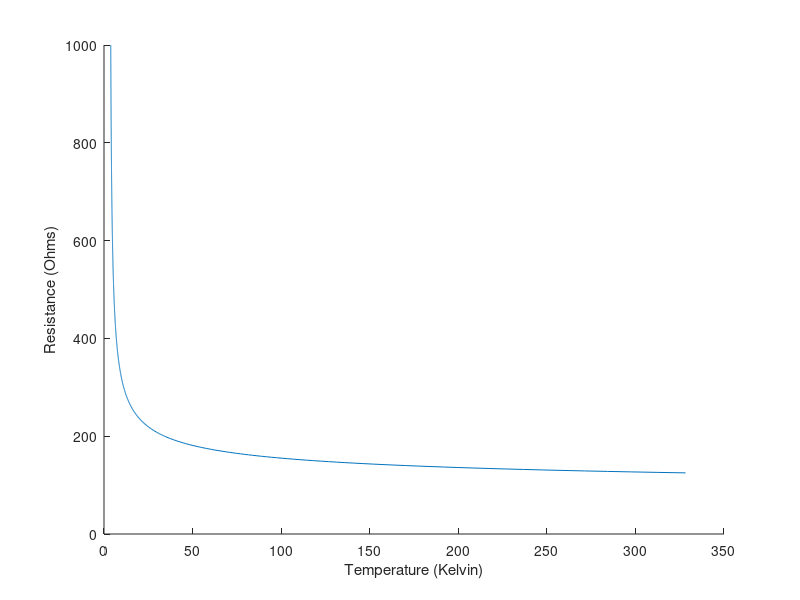

Here is the MATLAB script that generated this plot:
num = [ 3.80211782       1000.00000    
   3.80323076       999.000000    
   3.80434656       998.000000    
   3.80546570       997.000000    
   3.80658770       996.000000    
   3.80771303       995.000000    
   3.80884147       994.000000    
   3.80997300       993.000000    
   3.81110764       992.000000    
   3.81224585       991.000000    
   3.81338692       990.000000    
   3.81453109       989.000000    
   3.81567860       988.000000    
   3.81682968       987.000000    
   3.81798339       986.000000    
   3.81914091       985.000000    
   3.82030153       984.000000    
   3.82146525       983.000000    
   3.82263255       982.000000    
   3.82380295       981.000000    
   3.82497692       980.000000    
   3.82615423       979.000000    
   3.82733464       978.000000    
   3.82851863       977.000000    
   3.82970572       976.000000    
   3.83089662       975.000000    
   3.83209085       974.000000    
   3.83328819       973.000000    
   3.83448935       972.000000    
   3.83569384       971.000000    
   3.83690166       970.000000    
   3.83811331       969.000000    
   3.83932829       968.000000    
   3.84054661       967.000000    
   3.84176874       966.000000    
   3.84299421       965.000000    
   3.84422350       964.000000    
   3.84545612       963.000000    
   3.84669256       962.000000    
   3.84793234       961.000000    
   3.84917593       960.000000    
   3.85042334       959.000000    
   3.85167408       958.000000    
   3.85292864       957.000000    
   3.85418677       956.000000    
   3.85544872       955.000000    
   3.85671425       954.000000    
   3.85798359       953.000000    
   3.85925674       952.000000    
   3.86053371       951.000000    
   3.86181450       950.000000    
   3.86309886       949.000000    
   3.86438704       948.000000    
   3.86567926       947.000000    
   3.86697531       946.000000    
   3.86827517       945.000000    
   3.86957884       944.000000    
   3.87088656       943.000000    
   3.87219810       942.000000    
   3.87351370       941.000000    
   3.87483311       940.000000    
   3.87615657       939.000000    
   3.87748384       938.000000    
   3.87881541       937.000000    
   3.88015079       936.000000    
   3.88149023       935.000000    
   3.88283396       934.000000    
   3.88418150       933.000000    
   3.88553309       932.000000    
   3.88688898       931.000000    
   3.88824892       930.000000    
   3.88961315       929.000000    
   3.89098120       928.000000    
   3.89235377       927.000000    
   3.89373040       926.000000    
   3.89511132       925.000000    
   3.89649653       924.000000    
   3.89788580       923.000000    
   3.89927959       922.000000    
   3.90067768       921.000000    
   3.90207982       920.000000    
   3.90348649       919.000000    
   3.90489745       918.000000    
   3.90631294       917.000000    
   3.90773273       916.000000    
   3.90915680       915.000000    
   3.91058540       914.000000    
   3.91201878       913.000000    
   3.91345620       912.000000    
   3.91489840       911.000000    
   3.91634464       910.000000    
   3.91779590       909.000000    
   3.91925144       908.000000    
   3.92071199       907.000000    
   3.92217684       906.000000    
   3.92364645       905.000000    
   3.92512035       904.000000    
   3.92659926       903.000000    
   3.92808294       902.000000    
   3.92957091       901.000000    
   3.93106413       900.000000    
   3.93256164       899.000000    
   3.93406415       898.000000    
   3.93557143       897.000000    
   3.93708348       896.000000    
   3.93860054       895.000000    
   3.94012213       894.000000    
   3.94164896       893.000000    
   3.94318056       892.000000    
   3.94471717       891.000000    
   3.94625854       890.000000    
   3.94780493       889.000000    
   3.94935656       888.000000    
   3.95091319       887.000000    
   3.95247459       886.000000    
   3.95404148       885.000000    
   3.95561314       884.000000    
   3.95719004       883.000000    
   3.95877194       882.000000    
   3.96035910       881.000000    
   3.96195149       880.000000    
   3.96354914       879.000000    
   3.96515179       878.000000    
   3.96676016       877.000000    
   3.96837330       876.000000    
   3.96999216       875.000000    
   3.97161627       874.000000    
   3.97324562       873.000000    
   3.97488070       872.000000    
   3.97652078       871.000000    
   3.97816658       870.000000    
   3.97981787       869.000000    
   3.98147440       868.000000    
   3.98313665       867.000000    
   3.98480463       866.000000    
   3.98647785       865.000000    
   3.98815703       864.000000    
   3.98984146       863.000000    
   3.99153185       862.000000    
   3.99322796       861.000000    
   3.99492979       860.000000    
   3.99663734       859.000000    
   3.99835062       858.000000    
   4.00006962       857.000000    
   4.00179434       856.000000    
   4.00352526       855.000000    
   4.00526190       854.000000    
   4.00700474       853.000000    
   4.00875282       852.000000    
   4.01050758       851.000000    
   4.01226807       850.000000    
   4.01403475       849.000000    
   4.01580715       848.000000    
   4.01758575       847.000000    
   4.01937103       846.000000    
   4.02116203       845.000000    
   4.02295923       844.000000    
   4.02476263       843.000000    
   4.02657223       842.000000    
   4.02838802       841.000000    
   4.03021049       840.000000    
   4.03203964       839.000000    
   4.03387451       838.000000    
   4.03571606       837.000000    
   4.03756380       836.000000    
   4.03941822       835.000000    
   4.04127884       834.000000    
   4.04314661       833.000000    
   4.04502058       832.000000    
   4.04690123       831.000000    
   4.04878855       830.000000    
   4.05068254       829.000000    
   4.05258322       828.000000    
   4.05449104       827.000000    
   4.05640507       826.000000    
   4.05832624       825.000000    
   4.06025410       824.000000    
   4.06218910       823.000000    
   4.06413078       822.000000    
   4.06607962       821.000000    
   4.06803513       820.000000    
   4.06999779       819.000000    
   4.07196760       818.000000    
   4.07394505       817.000000    
   4.07592869       816.000000    
   4.07791996       815.000000    
   4.07991886       814.000000    
   4.08192444       813.000000    
   4.08393764       812.000000    
   4.08595800       811.000000    
   4.08798552       810.000000    
   4.09002113       809.000000    
   4.09206343       808.000000    
   4.09411335       807.000000    
   4.09617138       806.000000    
   4.09823656       805.000000    
   4.10030937       804.000000    
   4.10238981       803.000000    
   4.10447788       802.000000    
   4.10657406       801.000000    
   4.10867786       800.000000    
   4.11078930       799.000000    
   4.11290884       798.000000    
   4.11503601       797.000000    
   4.11717129       796.000000    
   4.11931515       795.000000    
   4.12146616       794.000000    
   4.12362576       793.000000    
   4.12579298       792.000000    
   4.12796879       791.000000    
   4.13015270       790.000000    
   4.13234520       789.000000    
   4.13454533       788.000000    
   4.13675404       787.000000    
   4.13897133       786.000000    
   4.14119720       785.000000    
   4.14343119       784.000000    
   4.14567375       783.000000    
   4.14792490       782.000000    
   4.15018463       781.000000    
   4.15245342       780.000000    
   4.15473080       779.000000    
   4.15701675       778.000000    
   4.15931177       777.000000    
   4.16161537       776.000000    
   4.16392803       775.000000    
   4.16624975       774.000000    
   4.16858006       773.000000    
   4.17092037       772.000000    
   4.17326880       771.000000    
   4.17562675       770.000000    
   4.17799425       769.000000    
   4.18037081       768.000000    
   4.18275642       767.000000    
   4.18515205       766.000000    
   4.18755627       765.000000    
   4.18997049       764.000000    
   4.19239426       763.000000    
   4.19482803       762.000000    
   4.19727039       761.000000    
   4.19972324       760.000000    
   4.20218563       759.000000    
   4.20465803       758.000000    
   4.20713997       757.000000    
   4.20963240       756.000000    
   4.21213436       755.000000    
   4.21464634       754.000000    
   4.21716881       753.000000    
   4.21970081       752.000000    
   4.22224331       751.000000    
   4.22479677       750.000000    
   4.22735977       749.000000    
   4.22993374       748.000000    
   4.23251772       747.000000    
   4.23511219       746.000000    
   4.23771763       745.000000    
   4.24033356       744.000000    
   4.24295998       743.000000    
   4.24559736       742.000000    
   4.24824572       741.000000    
   4.25090504       740.000000    
   4.25357485       739.000000    
   4.25625610       738.000000    
   4.25894833       737.000000    
   4.26165199       736.000000    
   4.26436663       735.000000    
   4.26709270       734.000000    
   4.26982975       733.000000    
   4.27257872       732.000000    
   4.27533913       731.000000    
   4.27811098       730.000000    
   4.28089428       729.000000    
   4.28368950       728.000000    
   4.28649712       727.000000    
   4.28931570       726.000000    
   4.29214668       725.000000    
   4.29498959       724.000000    
   4.29784441       723.000000    
   4.30071163       722.000000    
   4.30359077       721.000000    
   4.30648232       720.000000    
   4.30938673       719.000000    
   4.31230307       718.000000    
   4.31523228       717.000000    
   4.31817389       716.000000    
   4.32112837       715.000000    
   4.32409525       714.000000    
   4.32707548       713.000000    
   4.33006811       712.000000    
   4.33307409       711.000000    
   4.33609295       710.000000    
   4.33912516       709.000000    
   4.34217072       708.000000    
   4.34522963       707.000000    
   4.34830141       706.000000    
   4.35138750       705.000000    
   4.35448694       704.000000    
   4.35759974       703.000000    
   4.36072636       702.000000    
   4.36386728       701.000000    
   4.36702156       700.000000    
   4.37019014       699.000000    
   4.37337303       698.000000    
   4.37656975       697.000000    
   4.37978125       696.000000    
   4.38300705       695.000000    
   4.38624668       694.000000    
   4.38950157       693.000000    
   4.39277077       692.000000    
   4.39605522       691.000000    
   4.39935398       690.000000    
   4.40266800       689.000000    
   4.40599728       688.000000    
   4.40934181       687.000000    
   4.41270113       686.000000    
   4.41607618       685.000000    
   4.41946650       684.000000    
   4.42287254       683.000000    
   4.42629385       682.000000    
   4.42973137       681.000000    
   4.43318462       680.000000    
   4.43665361       679.000000    
   4.44013882       678.000000    
   4.44364071       677.000000    
   4.44715834       676.000000    
   4.45069218       675.000000    
   4.45424366       674.000000    
   4.45781040       673.000000    
   4.46139479       672.000000    
   4.46499538       671.000000    
   4.46861362       670.000000    
   4.47224903       669.000000    
   4.47590113       668.000000    
   4.47957039       667.000000    
   4.48325729       666.000000    
   4.48696232       665.000000    
   4.49068403       664.000000    
   4.49442434       663.000000    
   4.49818230       662.000000    
   4.50195789       661.000000    
   4.50575256       660.000000    
   4.50956440       659.000000    
   4.51339579       658.000000    
   4.51724529       657.000000    
   4.52111340       656.000000    
   4.52500010       655.000000    
   4.52890587       654.000000    
   4.53283119       653.000000    
   4.53677559       652.000000    
   4.54073858       651.000000    
   4.54472160       650.000000    
   4.54872417       649.000000    
   4.55274630       648.000000    
   4.55678844       647.000000    
   4.56085062       646.000000    
   4.56493282       645.000000    
   4.56903553       644.000000    
   4.57315922       643.000000    
   4.57730293       642.000000    
   4.58146763       641.000000    
   4.58565283       640.000000    
   4.58985901       639.000000    
   4.59408665       638.000000    
   4.59833622       637.000000    
   4.60260630       636.000000    
   4.60689831       635.000000    
   4.61121273       634.000000    
   4.61554909       633.000000    
   4.61990738       632.000000    
   4.62428761       631.000000    
   4.62869024       630.000000    
   4.63311577       629.000000    
   4.63756466       628.000000    
   4.64203548       627.000000    
   4.64653015       626.000000    
   4.65104818       625.000000    
   4.65558910       624.000000    
   4.66015434       623.000000    
   4.66474342       622.000000    
   4.66935635       621.000000    
   4.67399311       620.000000    
   4.67865467       619.000000    
   4.68334007       618.000000    
   4.68805122       617.000000    
   4.69278669       616.000000    
   4.69754696       615.000000    
   4.70233345       614.000000    
   4.70714474       613.000000    
   4.71198177       612.000000    
   4.71684504       611.000000    
   4.72173405       610.000000    
   4.72664976       609.000000    
   4.73159218       608.000000    
   4.73656082       607.000000    
   4.74155617       606.000000    
   4.74657822       605.000000    
   4.75162888       604.000000    
   4.75670624       603.000000    
   4.76181126       602.000000    
   4.76694489       601.000000    
   4.77210617       600.000000    
   4.77729607       599.000000    
   4.78251410       598.000000    
   4.78776121       597.000000    
   4.79303741       596.000000    
   4.79834318       595.000000    
   4.80367851       594.000000    
   4.80904341       593.000000    
   4.81443834       592.000000    
   4.81986332       591.000000    
   4.82531929       590.000000    
   4.83080578       589.000000    
   4.83632278       588.000000    
   4.84187126       587.000000    
   4.84745121       586.000000    
   4.85306311       585.000000    
   4.85870743       584.000000    
   4.86438274       583.000000    
   4.87009144       582.000000    
   4.87583256       581.000000    
   4.88160706       580.000000    
   4.88741493       579.000000    
   4.89325619       578.000000    
   4.89913130       577.000000    
   4.90504074       576.000000    
   4.91098404       575.000000    
   4.91696262       574.000000    
   4.92297602       573.000000    
   4.92902470       572.000000    
   4.93510914       571.000000    
   4.94122887       570.000000    
   4.94738579       569.000000    
   4.95357800       568.000000    
   4.95980835       567.000000    
   4.96607447       566.000000    
   4.97237873       565.000000    
   4.97872066       564.000000    
   4.98510075       563.000000    
   4.99151897       562.000000    
   4.99797583       561.000000    
   5.00447178       560.000000    
   5.01100731       559.000000    
   5.01758289       558.000000    
   5.02419758       557.000000    
   5.03085327       556.000000    
   5.03754997       555.000000    
   5.04428768       554.000000    
   5.05106640       553.000000    
   5.05788708       552.000000    
   5.06475019       551.000000    
   5.07165575       550.000000    
   5.07860374       549.000000    
   5.08559608       548.000000    
   5.09263134       547.000000    
   5.09971142       546.000000    
   5.10683537       545.000000    
   5.11400414       544.000000    
   5.12121820       543.000000    
   5.12847805       542.000000    
   5.13578463       541.000000    
   5.14313698       540.000000    
   5.15053654       539.000000    
   5.15798330       538.000000    
   5.16547775       537.000000    
   5.17302036       536.000000    
   5.18061161       535.000000    
   5.18825245       534.000000    
   5.19594288       533.000000    
   5.20368242       532.000000    
   5.21147346       531.000000    
   5.21931458       530.000000    
   5.22720766       529.000000    
   5.23515224       528.000000    
   5.24314976       527.000000    
   5.25119972       526.000000    
   5.25930262       525.000000    
   5.26745987       524.000000    
   5.27567148       523.000000    
   5.28393745       522.000000    
   5.29225922       521.000000    
   5.30063725       520.000000    
   5.30907154       519.000000    
   5.31756210       518.000000    
   5.32611084       517.000000    
   5.33471775       516.000000    
   5.34338284       515.000000    
   5.35210705       514.000000    
   5.36089134       513.000000    
   5.36973572       512.000000    
   5.37864113       511.000000    
   5.38760757       510.000000    
   5.39663649       509.000000    
   5.40572834       508.000000    
   5.41488361       507.000000    
   5.42410278       506.000000    
   5.43338585       505.000000    
   5.44273472       504.000000    
   5.45214939       503.000000    
   5.46163082       502.000000    
   5.47117901       501.000000    
   5.48079491       500.000000    
   5.49047947       499.000000    
   5.50023365       498.000000    
   5.51005745       497.000000    
   5.51995182       496.000000    
   5.52991772       495.000000    
   5.53995514       494.000000    
   5.55006552       493.000000    
   5.56024981       492.000000    
   5.57050848       491.000000    
   5.58084202       490.000000    
   5.59125137       489.000000    
   5.60173702       488.000000    
   5.61230040       487.000000    
   5.62294149       486.000000    
   5.63366222       485.000000    
   5.64446259       484.000000    
   5.65534306       483.000000    
   5.66630554       482.000000    
   5.67735052       481.000000    
   5.68847847       480.000000    
   5.69969082       479.000000    
   5.71098804       478.000000    
   5.72237110       477.000000    
   5.73384142       476.000000    
   5.74539900       475.000000    
   5.75704575       474.000000    
   5.76878214       473.000000    
   5.78060865       472.000000    
   5.79252720       471.000000    
   5.80453825       470.000000    
   5.81664276       469.000000    
   5.82884216       468.000000    
   5.84113693       467.000000    
   5.85352898       466.000000    
   5.86601830       465.000000    
   5.87860680       464.000000    
   5.89129496       463.000000    
   5.90408468       462.000000    
   5.91697693       461.000000    
   5.92997169       460.000000    
   5.94307089       459.000000    
   5.95627689       458.000000    
   5.96958876       457.000000    
   5.98300934       456.000000    
   5.99653864       455.000000    
   6.01017857       454.000000    
   6.02393103       453.000000    
   6.03779602       452.000000    
   6.05177593       451.000000    
   6.06587124       450.000000    
   6.08008385       449.000000    
   6.09441471       448.000000    
   6.10886574       447.000000    
   6.12343788       446.000000    
   6.13813210       445.000000    
   6.15295124       444.000000    
   6.16789532       443.000000    
   6.18296671       442.000000    
   6.19816685       441.000000    
   6.21349621       440.000000    
   6.22895813       439.000000    
   6.24455261       438.000000    
   6.26028252       437.000000    
   6.27614784       436.000000    
   6.29215240       435.000000    
   6.30829620       434.000000    
   6.32458162       433.000000    
   6.34101009       432.000000    
   6.35758352       431.000000    
   6.37430334       430.000000    
   6.39117193       429.000000    
   6.40819120       428.000000    
   6.42536259       427.000000    
   6.44268799       426.000000    
   6.46016932       425.000000    
   6.47780895       424.000000    
   6.49560785       423.000000    
   6.51356983       422.000000    
   6.53169537       421.000000    
   6.54998684       420.000000    
   6.56844664       419.000000    
   6.58707666       418.000000    
   6.60587978       417.000000    
   6.62485790       416.000000    
   6.64401197       415.000000    
   6.66334677       414.000000    
   6.68286180       413.000000    
   6.70256186       412.000000    
   6.72244835       411.000000    
   6.74252367       410.000000    
   6.76279020       409.000000    
   6.78325081       408.000000    
   6.80390835       407.000000    
   6.82476425       406.000000    
   6.84582233       405.000000    
   6.86708498       404.000000    
   6.88855505       403.000000    
   6.91023493       402.000000    
   6.93212748       401.000000    
   6.95423651       400.000000    
   6.97656345       399.000000    
   6.99911261       398.000000    
   7.02188635       397.000000    
   7.04488850       396.000000    
   7.06812096       395.000000    
   7.09158802       394.000000    
   7.11529303       393.000000    
   7.13923788       392.000000    
   7.16342735       391.000000    
   7.18786478       390.000000    
   7.21255302       389.000000    
   7.23749590       388.000000    
   7.26269722       387.000000    
   7.28816128       386.000000    
   7.31389046       385.000000    
   7.33988953       384.000000    
   7.36616182       383.000000    
   7.39271116       382.000000    
   7.41954327       381.000000    
   7.44665909       380.000000    
   7.47406673       379.000000    
   7.50176811       378.000000    
   7.52976704       377.000000    
   7.55806971       376.000000    
   7.58667946       375.000000    
   7.61560106       374.000000    
   7.64483881       373.000000    
   7.67439842       372.000000    
   7.70428419       371.000000    
   7.73450232       370.000000    
   7.76505613       369.000000    
   7.79595089       368.000000    
   7.82719278       367.000000    
   7.85878754       366.000000    
   7.89073849       365.000000    
   7.92305231       364.000000    
   7.95573568       363.000000    
   7.98879385       362.000000    
   8.02223110       361.000000    
   8.05605507       360.000000    
   8.09027195       359.000000    
   8.12488747       358.000000    
   8.15990925       357.000000    
   8.19534111       356.000000    
   8.23119164       355.000000    
   8.26746750       354.000000    
   8.30417442       353.000000    
   8.34132195       352.000000    
   8.37891388       351.000000    
   8.41695976       350.000000    
   8.45546722       349.000000    
   8.49444199       348.000000    
   8.53389359       347.000000    
   8.57382965       346.000000    
   8.61425877       345.000000    
   8.65518951       344.000000    
   8.69662666       343.000000    
   8.73858356       342.000000    
   8.78106689       341.000000    
   8.82408524       340.000000    
   8.86764908       339.000000    
   8.91176796       338.000000    
   8.95645046       337.000000    
   9.00170708       336.000000    
   9.04754639       335.000000    
   9.09398174       334.000000    
   9.14101887       333.000000    
   9.18867302       332.000000    
   9.23695374       331.000000    
   9.28587151       330.000000    
   9.33543873       329.000000    
   9.38566780       328.000000    
   9.43656731       327.000000    
   9.48815346       326.000000    
   9.54043388       325.000000    
   9.59342766       324.000000    
   9.64714336       323.000000    
   9.70159626       322.000000    
   9.75679970       321.000000    
   9.81276894       320.000000    
   9.86951447       319.000000    
   9.92705536       318.000000    
   9.98540497       317.000000    
   10.0445786       316.000000    
   10.1045895       315.000000    
   10.1654587       314.000000    
   10.2272005       313.000000    
   10.2898312       312.000000    
   10.3533688       311.000000    
   10.4178295       310.000000    
   10.4832363       309.000000    
   10.5496025       308.000000    
   10.6169491       307.000000    
   10.6852951       306.000000    
   10.7546616       305.000000    
   10.8250694       304.000000    
   10.8965359       303.000000    
   10.9690895       302.000000    
   11.0427475       301.000000    
   11.1175346       300.000000    
   11.1934700       299.000000    
   11.2705841       298.000000    
   11.3488979       297.000000    
   11.4284363       296.000000    
   11.5092239       295.000000    
   11.5912895       294.000000    
   11.6746616       293.000000    
   11.7593670       292.000000    
   11.8454304       291.000000    
   11.9328842       290.000000    
   12.0217609       289.000000    
   12.1120872       288.000000    
   12.2038994       287.000000    
   12.2972260       286.000000    
   12.3921051       285.000000    
   12.4885654       284.000000    
   12.5866470       283.000000    
   12.6863842       282.000000    
   12.7878170       281.000000    
   12.8909798       280.000000    
   12.9959164       279.000000    
   13.1026649       278.000000    
   13.2112675       277.000000    
   13.3217678       276.000000    
   13.4342136       275.000000    
   13.5486431       274.000000    
   13.6651096       273.000000    
   13.7836590       272.000000    
   13.9043407       271.000000    
   14.0272083       270.000000    
   14.1523113       269.000000    
   14.2797050       268.000000    
   14.4094448       267.000000    
   14.5415897       266.000000    
   14.6762009       265.000000    
   14.8133373       264.000000    
   14.9530602       263.000000    
   15.0954361       262.000000    
   15.2405338       261.000000    
   15.3884201       260.000000    
   15.5391674       259.000000    
   15.6928520       258.000000    
   15.8495426       257.000000    
   16.0093231       256.000000    
   16.1722755       255.000000    
   16.3384781       254.000000    
   16.5080204       253.000000    
   16.6809883       252.000000    
   16.8574791       251.000000    
   17.0375824       250.000000    
   17.2213993       249.000000    
   17.4090271       248.000000    
   17.6005764       247.000000    
   17.7961521       246.000000    
   17.9958687       245.000000    
   18.1998348       244.000000    
   18.4081783       243.000000    
   18.6210175       242.000000    
   18.8384838       241.000000    
   19.0607109       240.000000    
   19.2878323       239.000000    
   19.5199890       238.000000    
   19.7573338       237.000000    
   20.0000153       236.000000    
   20.2481937       235.000000    
   20.5020294       234.000000    
   20.7616997       233.000000    
   21.0273724       232.000000    
   21.2992287       231.000000    
   21.5774670       230.000000    
   21.8622780       229.000000    
   22.1538658       228.000000    
   22.4524384       227.000000    
   22.7582226       226.000000    
   23.0714436       225.000000    
   23.3923378       224.000000    
   23.7211533       223.000000    
   24.0581398       222.000000    
   24.4035645       221.000000    
   24.7577114       220.000000    
   25.1208572       219.000000    
   25.4933128       218.000000    
   25.8753796       217.000000    
   26.2673874       216.000000    
   26.6696701       215.000000    
   27.0825806       214.000000    
   27.5064831       213.000000    
   27.9417572       212.000000    
   28.3888016       211.000000    
   28.8480320       210.000000    
   29.3198738       209.000000    
   29.8047943       208.000000    
   30.3032455       207.000000    
   30.8157253       206.000000    
   31.3427391       205.000000    
   31.8848343       204.000000    
   32.4425659       203.000000    
   33.0165138       202.000000    
   33.6072884       201.000000    
   34.2155342       200.000000    
   34.8419113       199.000000    
   35.4871292       198.000000    
   36.1519127       197.000000    
   36.8370247       196.000000    
   37.5432777       195.000000    
   38.2715073       194.000000    
   39.0226059       193.000000    
   39.7974777       192.000000    
   40.5970955       191.000000    
   41.4224930       190.000000    
   42.2747498       189.000000    
   43.1549530       188.000000    
   44.0642967       187.000000    
   45.0040169       186.000000    
   45.9754372       185.000000    
   46.9799004       184.000000    
   48.0188828       183.000000    
   49.0938492       182.000000    
   50.2064667       181.000000    
   51.3583565       180.000000    
   52.5513306       179.000000    
   53.7872581       178.000000    
   55.0681229       177.000000    
   56.3959885       176.000000    
   57.7730522       175.000000    
   59.2016678       174.000000    
   60.6842690       173.000000    
   62.2234993       172.000000    
   63.8220520       171.000000    
   65.4828568       170.000000    
   67.2090378       169.000000    
   69.0038071       168.000000    
   70.8706665       167.000000    
   72.8132324       166.000000    
   74.8354874       165.000000    
   76.9415359       164.000000    
   79.1357574       163.000000    
   81.4228134       162.000000    
   83.8077087       161.000000    
   86.2957611       160.000000    
   88.8925323       159.000000    
   91.6041107       158.000000    
   94.4367905       157.000000    
   97.3974915       156.000000    
   100.493454       155.000000    
   103.732506       154.000000    
   107.122932       153.000000    
   110.673637       152.000000    
   114.394104       151.000000    
   118.294594       150.000000    
   122.386040       149.000000    
   126.680092       148.000000    
   131.189377       147.000000    
   135.927490       146.000000    
   140.908752       145.000000    
   146.149017       144.000000    
   151.664917       143.000000    
   157.474731       142.000000    
   163.597855       141.000000    
   170.055435       140.000000    
   176.870239       139.000000    
   184.066788       138.000000    
   191.671844       137.000000    
   199.714233       136.000000    
   208.225067       135.000000    
   217.238342       134.000000    
   226.790817       133.000000    
   236.922562       132.000000    
   247.676941       131.000000    
   259.101379       130.000000    
   271.247711       129.000000    
   284.172028       128.000000    
   297.936096       127.000000    
   312.607178       126.000000    
   328.259003       125.000000    ];
numx=num(:,1);
numy=num(:,2);
hold on 
plot (numx,numy);
xlabel('Temperature (Kelvin)'); 
ylabel('Resistance (Ohms)');
hold off